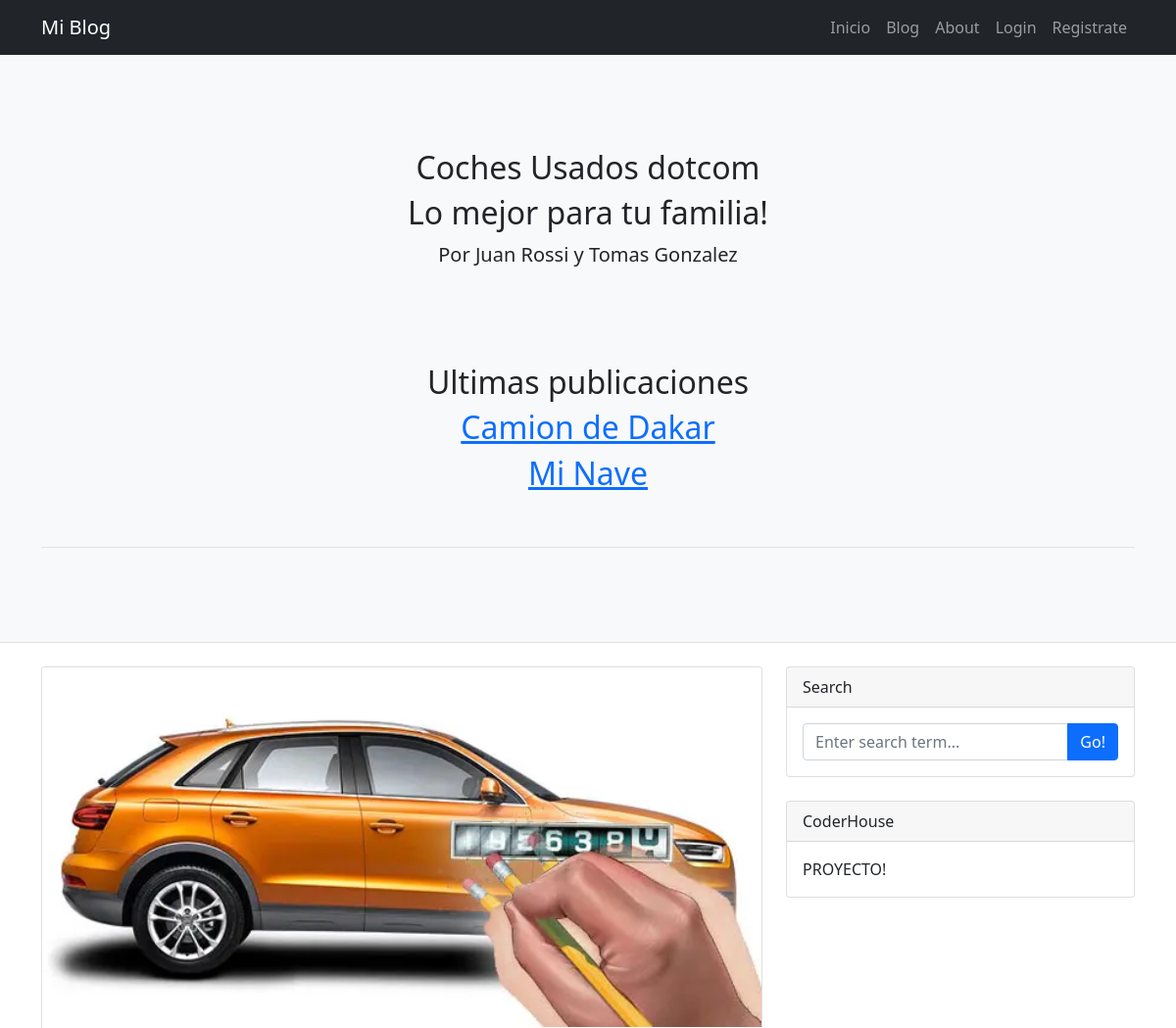
The app's page / (upper part), older data.
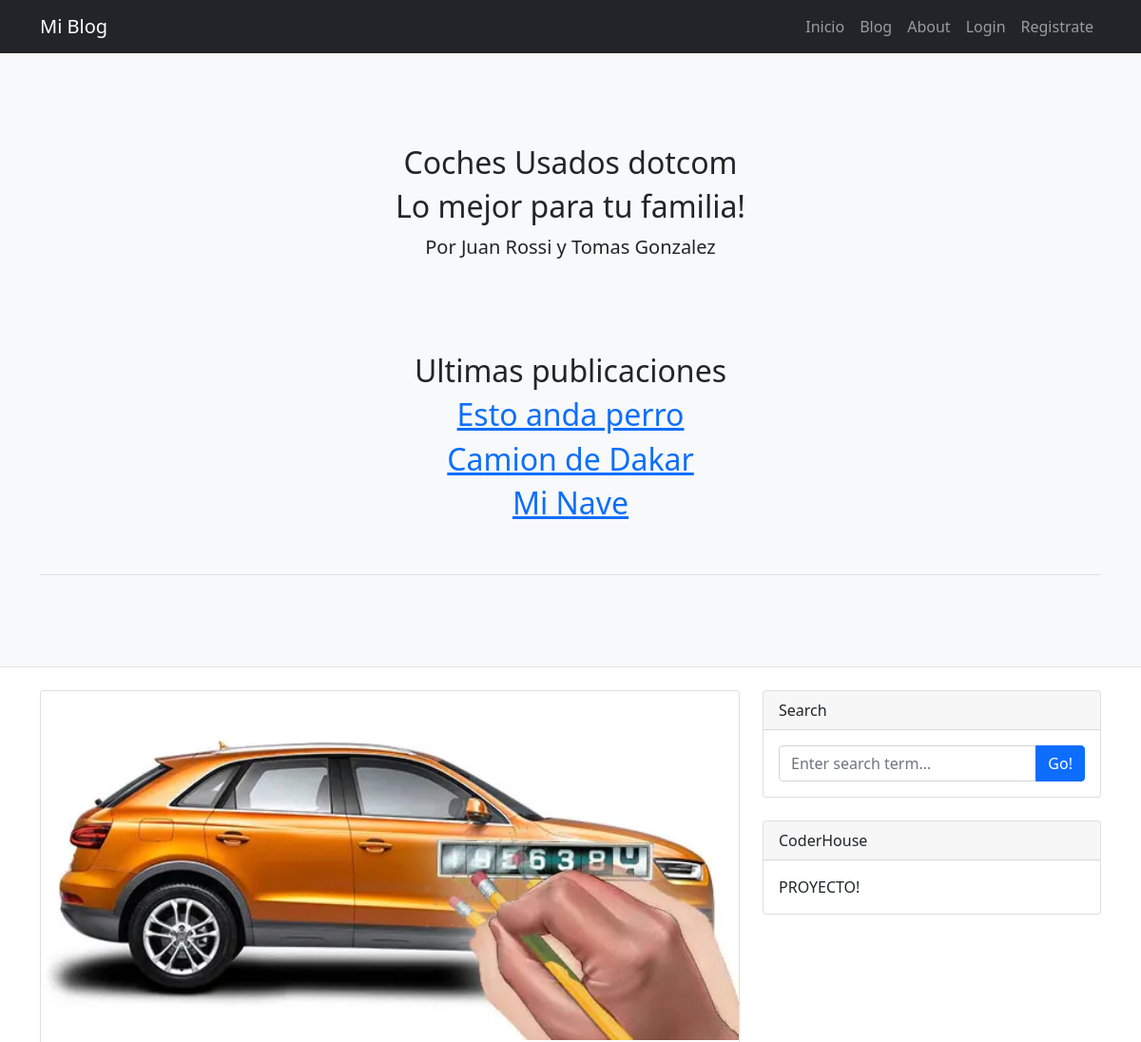
The same page, newer data.
### App1/models.py (models this page shows, shortened)
class Post(models.Model):
    author = models.ForeignKey(settings.AUTH_USER_MODEL, on_delete=models.CASCADE)
    title = models.CharField(max_length=255)
    post_body = models.TextField()
    created_date = models.DateField(default=timezone.now)
    published_date = models.DateTimeField(blank=True, null=True)
    image_up = models.ImageField(upload_to='images/',)

### App1/views.py (the view)
# urls.py: path('', index, name='index'),
def index(request):
    posts = Post.objects.filter(published_date__lte=timezone.now()).order_by('-published_date')
    return render(request, 'index.html', {'posts':posts})

### App1/templates/index.html (shortened to what this page needs)
{% extends 'main.html' %}
{% load static %}
{% block titulo_principal %}
<div class="mainText">
    <h2>Coches Usados dotcom</h2>
</div>
{% endblock %}
{% block sub_titulo_principal %}
<div class="mainText">
    <h2>Lo mejor para tu familia!</h2>
    <p class="lead mb-0">Por Juan Rossi y Tomas Gonzalez</p>
</div>
<header class="py-5 bg-light border-bottom mb-4">
    <div class="container">
<div class="post">
    <div class="title">
        <h2>Ultimas publicaciones</h2>
    </div>
    {% for post in posts %}
    <div class="postElements">
        <h2><a href="{% url 'post_detail' pk=post.pk %}">{{ post.title }}</a></h2>
    </div>
    {% empty %}
    <h2>No hay publicaciones</h2>
    {% endfor %}
</div>
</div>
</div>
</header>
{% endblock %}

Row changes from the older to the newer data that the page shows:
added Post: title "Esto anda perro"
